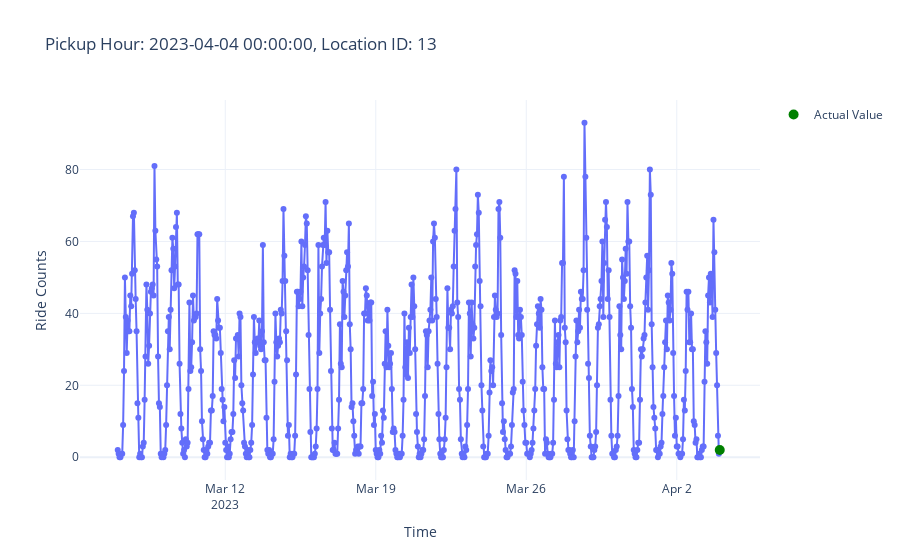

Notebook source saved alongside this figure:
### Code cell
from src.plot_utils import plot_aggregated_time_series

plot_aggregated_time_series(features, targets, row_id=3772)

### Figure 1 — Plotly figure (JSON) as saved in the notebook; plotly's stock layout.template omitted (floating-point values rounded to 4 significant figures; data arrays with more than 128 entries replaced by an {"elided": "..."} marker saying what was removed)
{"data": [{"hovertemplate": "Time=%{x}<br>Ride Counts=%{y}<extra></extra>", "legendgroup": "", "line": {"color": "#636efa", "dash": "solid"}, "marker": {"symbol": "circle"}, "mode": "lines+markers", "name": "", "orientation": "v", "showlegend": false, "type": "scatter", "x": {"elided": "673 str values"}, "xaxis": "x", "y": {"elided": "673 int values"}, "yaxis": "y"}, {"line": {"color": "green"}, "marker": {"size": 10}, "mode": "markers", "name": "Actual Value", "type": "scatter", "x": ["2023-04-04T00:00:00.000000000"], "y": [2]}], "layout": {"legend": {"tracegroupgap": 0}, "title": {"text": "Pickup Hour: 2023-04-04 00:00:00, Location ID: 13"}, "xaxis": {"anchor": "y", "domain": [0, 1], "title": {"text": "Time"}}, "yaxis": {"anchor": "x", "domain": [0, 1], "title": {"text": "Ride Counts"}}}}
